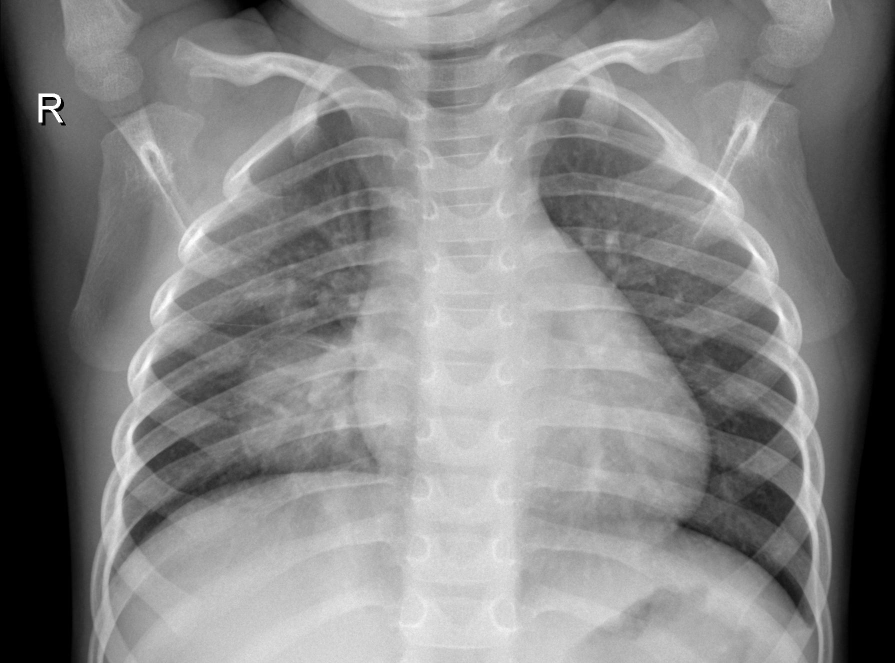
#> input picture original_person8_bacteria_37.jpeg, 1790 x 1326 px (shown at 1/2 size); its folder holds only this picture in this run
$ python -i preprocessing.py   (imports and definitions only)
#> lines starting #> are read from the running program, lines starting #| are printed output that depends on the picture; after the words box and inside, x2 and y2 are one past the last pixel; in counts of white or black regions, pixels touching at a corner belong together
# Preprocessing mit Multiprocessing

import time
#import cupy as cp # CuPy ist eine GPU-basierte Bibliothek, die NumPy-ähnliche Operationen unterstützt
import os
import cv2
import numpy as np
from multiprocessing import Pool

# Hyperparameter
input_folder = "./chest_xray/chest_xray/"  # Hauptordner
output_folder = "./chest_xray/preprocessed_images/" # Gemeinsamer Ausgabeordner für die bearbeiteten Bilder

def resize_with_padding(image, target_size=(224, 224)):
    old_size = image.shape[:2]  # Alte Größe (Höhe, Breite)
    ratio = min(target_size[0] / old_size[0], target_size[1] / old_size[1])
    new_size = (int(old_size[1] * ratio), int(old_size[0] * ratio))  # Neue Größe (Breite, Höhe)

    # Bild skalieren
    resized_image = cv2.resize(image, new_size, interpolation=cv2.INTER_AREA)

    # Padding hinzufügen
    delta_w = target_size[1] - new_size[0]
    delta_h = target_size[0] - new_size[1]
    top, bottom = delta_h // 2, delta_h - (delta_h // 2)
    left, right = delta_w // 2, delta_w - (delta_w // 2)

    color = [0, 0, 0]  # Padding-Farbe (hier schwarz)
    new_image = cv2.copyMakeBorder(resized_image, top, bottom, left, right, cv2.BORDER_CONSTANT, value=color)
    return new_image

def crop_percentage(image, percentage=0.1):
    """
    Schneidet einen bestimmten Prozentsatz von allen Seiten des Bildes ab.

    Parameter:
        - image: Eingabebild (NumPy-Array).
        - percentage: Prozentsatz der Breite und Höhe, der abgeschnitten werden soll (zwischen 0 und 1).

    Rückgabe:
        - Beschnittenes Bild.
    """
    # Bilddimensionen
    height, width = image.shape[:2]

    # Berechnung der zu entfernenden Pixel
    crop_h = int(height * percentage)  # 10% der Höhe
    crop_w = int(width * percentage)   # 10% der Breite

    # Bild zuschneiden
    cropped_image = image[crop_h:height-crop_h, crop_w:width-crop_w]

    return cropped_image


def process_single_image(input_path, output_path):
    """
    Bearbeitet ein einzelnes Bild und speichert es am Zielort.
    """
#> called with input_path = 'original_person8_bacteria_37.jpeg', output_path = 'out.png'
    image = cv2.imread(input_path, cv2.IMREAD_GRAYSCALE)
#> image is the input picture: shape (1326, 1790); min 0, max 255, mean 131.3
    if image is None:
        raise FileNotFoundError(f"Das Bild konnte nicht geladen werden")

    # 1. Kontrasterhöhung mit CLAHE (optional, verbessert Lungenregion)
    clahe = cv2.createCLAHE(clipLimit=2.0, tileGridSize=(8, 8))
    image = clahe.apply(image)
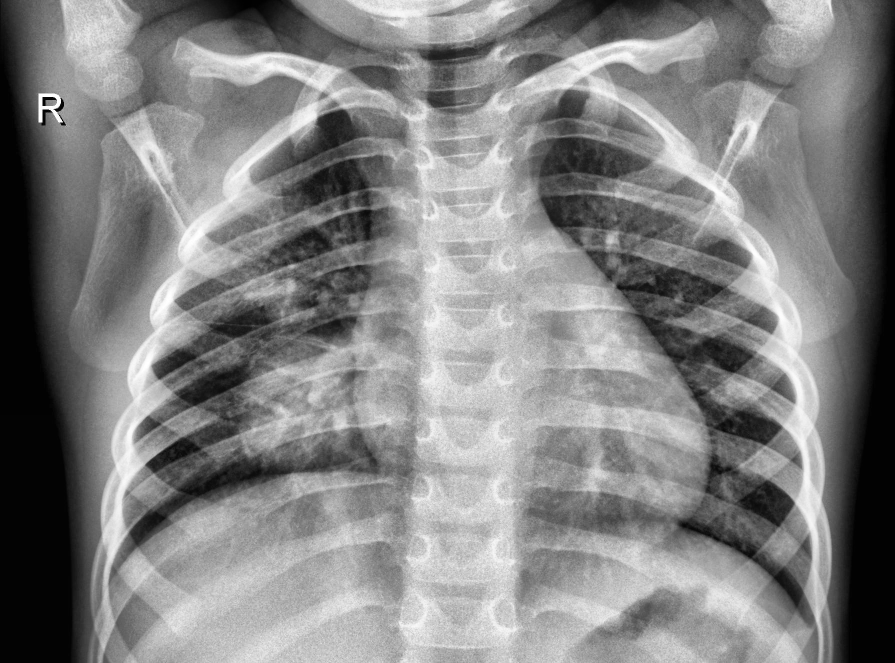
#> image: shape (1326, 1790) (shown at 1/2 size); min 1, max 255, mean 129.6

    cropped_image = crop_percentage(image, percentage=0.1)
#> in crop_percentage, `cropped_image = image[crop_h:height-crop_h, crop_w:width-crop_w]`:
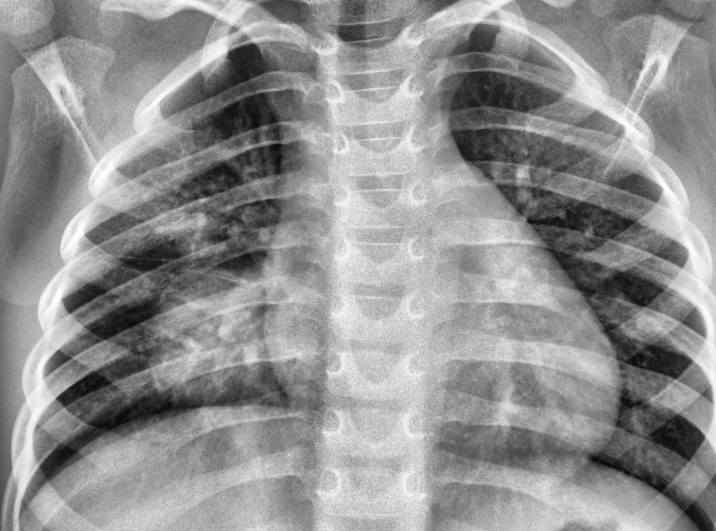
#> cropped_image: shape (1062, 1432) (shown at 1/2 size); min 6, max 255, mean 144

    """
    Wahrscheinlich brauche ich für Virus_Bilder einen anderen Filter als für die restlichen beiden Bilder
    """

    lower_bound = 0
    upper_bound = 150

    # cv2.inRange erstellt eine Maske für Pixel im Bereich [lower_bound, upper_bound]
    filtered_image = cv2.inRange(cropped_image, lower_bound, upper_bound)
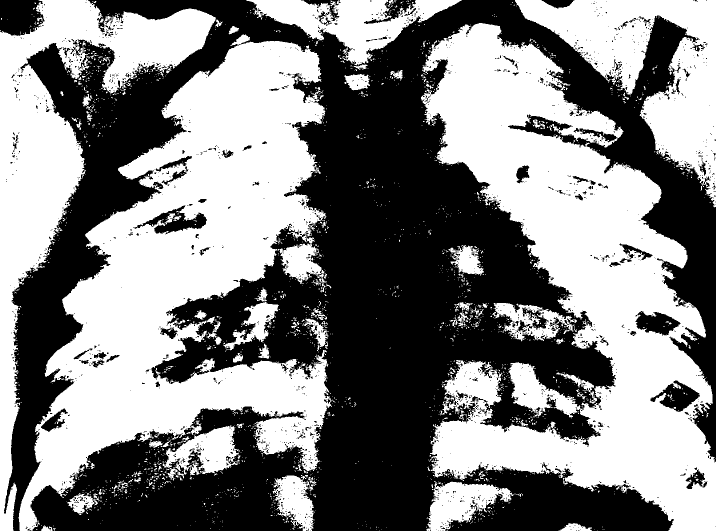
#> filtered_image: shape (1062, 1432) (shown at 1/2 size); 51.7% white; 1931 black regions (1791 under 20 px)

    # 3. Konturen finden
    contours, _ = cv2.findContours(filtered_image, cv2.RETR_EXTERNAL, cv2.CHAIN_APPROX_SIMPLE)
#> contours = 2280 contours, 2209 with area under 20; largest, box (x1, y1, x2, y2) and area: (842, 46, 1432, 1062) 280411, (37, 69, 668, 1062) 275382, (0, 0, 432, 1062) 103584, (1030, 0, 1432, 415) 63546, (492, 0, 924, 131) 22052

    # 4. Größte Konturen auswählen (angenommen: Lungenflügel sind die größten Bereiche)
    contours = sorted(contours, key=cv2.contourArea, reverse=True)[:2]  # Wähle die zwei größten Konturen
#> contours = 2 contours; box (x1, y1, x2, y2) and area: (842, 46, 1432, 1062) 280411, (37, 69, 668, 1062) 275382

    # 5. Maske erstellen
    lung_mask = np.zeros_like(cropped_image)
    cv2.drawContours(lung_mask, contours, -1, (255), thickness=cv2.FILLED)
#> lung_mask: shape (1062, 1432); 37.2% white; 2 white regions, box (x1, y1, x2, y2) and area: (842, 46, 1432, 1062) 285347, (37, 69, 668, 1062) 279717

    # Morphological operations
    kernel = cv2.getStructuringElement(cv2.MORPH_RECT, (5, 5))
    opened_image = cv2.morphologyEx(lung_mask, cv2.MORPH_OPEN, kernel)
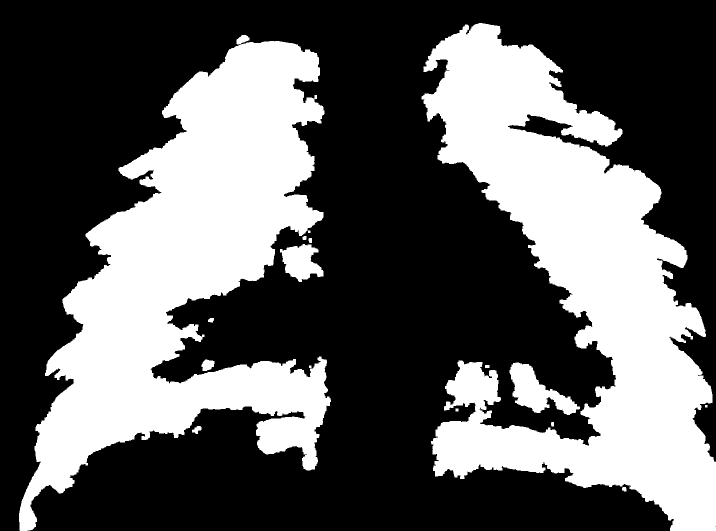
#> opened_image: shape (1062, 1432) (shown at 1/2 size); 36.5% white; 17 white regions, largest, box (x1, y1, x2, y2) and area: (843, 46, 1432, 1062) 273521, (38, 82, 662, 1062) 270075, (1019, 725, 1160, 830) 6644

    kernel_2 = cv2.getStructuringElement(cv2.MORPH_RECT, (15, 15))
    dilated_image = cv2.dilate(opened_image, kernel_2, iterations=1)
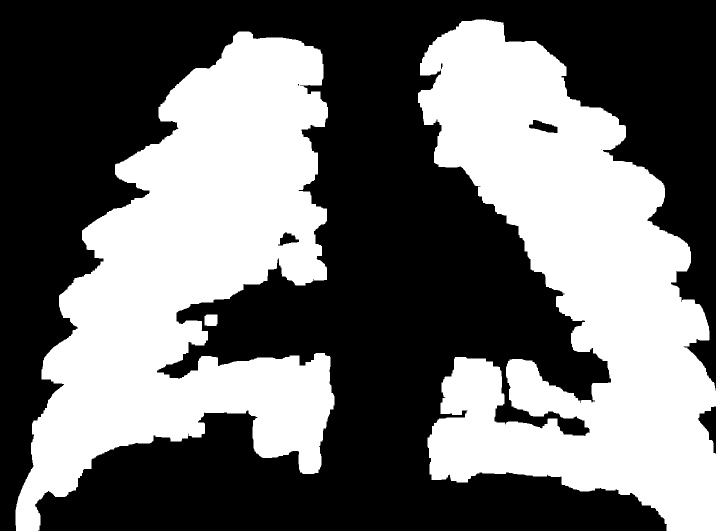
#> dilated_image: shape (1062, 1432) (shown at 1/2 size); 42.9% white; 3 white regions, box (x1, y1, x2, y2) and area: (836, 39, 1432, 1062) 330336, (31, 63, 669, 1062) 322165, (409, 629, 435, 652) 577

    # Final segmented image
    segmented_image = cv2.bitwise_and(cropped_image, dilated_image)

    # Set pixels >240 to 0
    segmented_image[segmented_image > 240] = 0
#> segmented_image: shape (1062, 1432); min 0, max 240, mean 45.9

    resized_image = resize_with_padding(segmented_image, target_size=(224, 224))
#> in resize_with_padding, `resized_image = cv2.resize(image, new_size, interpolation=cv2.INTER_AR..`:
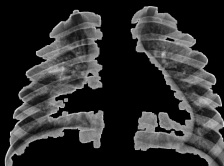
#> resized_image: shape (166, 224); min 0, max 222, mean 45.9
#> in resize_with_padding, `new_image = cv2.copyMakeBorder(resized_image, top, bottom, left, right..`:
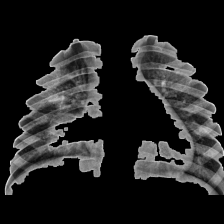
#> new_image: shape (224, 224); min 0, max 222, mean 34
    #resized_image = resize_with_padding(segmented_image, target_size=(299, 299))


    # Speichere das Ergebnis
    cv2.imwrite(output_path, resized_image)


def process_images_in_folder(folder_path, output_folder, num_workers=4):
    """
    Bearbeitet alle Bilder in der Ordnerstruktur von folder_path und repliziert die Struktur im output_folder.
    """
    tasks = []

    for root, dirs, files in os.walk(folder_path):
        rel_path = os.path.relpath(root, folder_path)
        target_folder = os.path.join(output_folder, rel_path)
        os.makedirs(target_folder, exist_ok=True)

        for file in files:
            if file.endswith(('.jpg', '.png', '.jpeg')):
                input_path = os.path.join(root, file)
                output_path = os.path.join(target_folder, file)
                tasks.append((input_path, output_path))

    # Parallelisierte Verarbeitung
    with Pool(num_workers) as pool:
        pool.starmap(process_single_image, tasks)

# [6 lines not run here, left out]

>>> result = process_single_image('original_person8_bacteria_37.jpeg', 'out.png')
